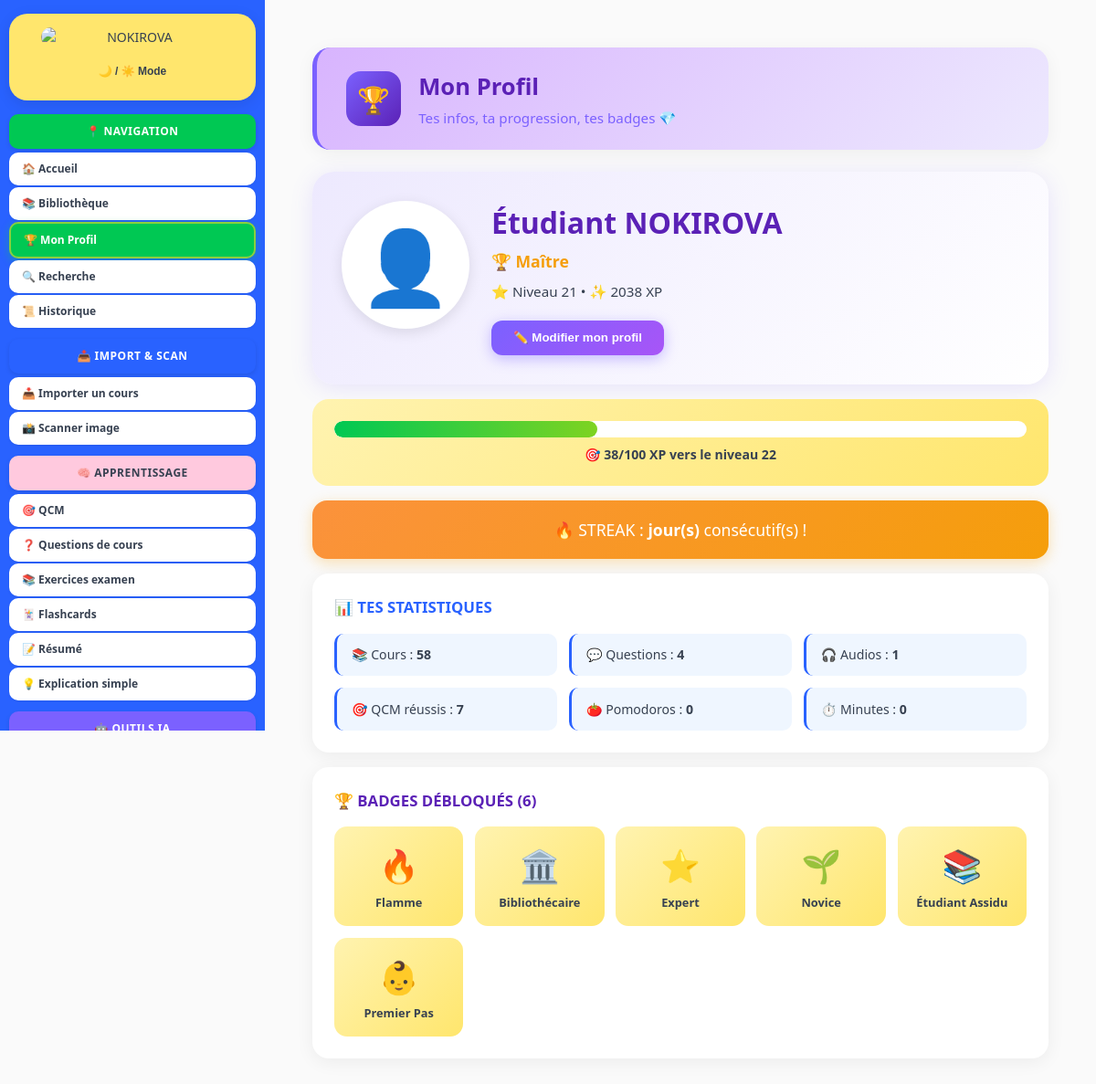
Page /profil on the earlier database version.
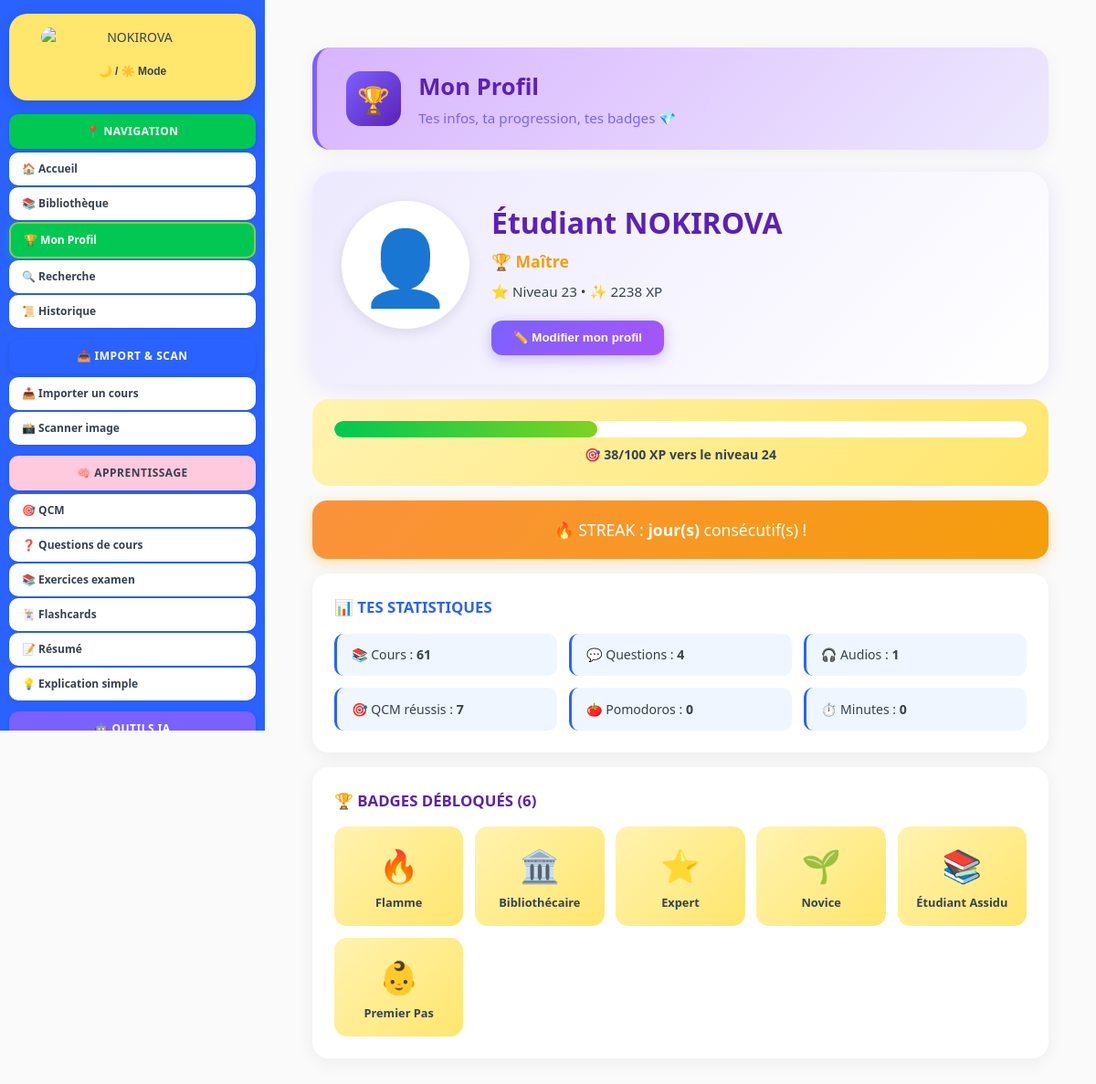
Same page on the later database version.
### tables this page shows
CREATE TABLE utilisateur (
            id INTEGER PRIMARY KEY,
            xp INTEGER DEFAULT 0,
            niveau INTEGER DEFAULT 1,
            streak INTEGER DEFAULT 0,
            derniere_connexion DATE,
            qcm_reussis INTEGER DEFAULT 0,
            qcm_rates INTEGER DEFAULT 0,
            cours_importes INTEGER DEFAULT 0,
            audios_crees INTEGER DEFAULT 0,
            questions_posees INTEGER DEFAULT 0
        );

### web/app.py (the view)
@app.route('/profil')
def page_profil_v2():
    stats = get_stats_safe()
    try:
        import profil_manager as pm
        profil = pm.charger_profil()
    except Exception:
        profil = {}
    try:
        titre_niveau = db.get_niveau_titre(stats.get('niveau', 1))
    except Exception:
        titre_niveau = '🌱 Apprenti'
    return render_template('profil.html', page_active='profil',
                           stats=stats, profil=profil,
                           titre_niveau=titre_niveau,
                           nom_cours=session_data.get('nom_cours'))

### db/base.py (called while the page is built)
def get_connexion():
    return sqlite3.connect(DB_FILE)

### db/preferences.py (called while the page is built)
def init_table_preferences():
    try:
        conn = sqlite3.connect(DB_FILE)
        c = conn.cursor()
        c.execute("""
            CREATE TABLE IF NOT EXISTS preferences (
                cle TEXT PRIMARY KEY,
                valeur TEXT NOT NULL
            )
        """)
        conn.commit()
        conn.close()
    except Exception as e:
        print(f"⚠️ init preferences : {e}")

def charger_preference(cle: str, defaut: str = "") -> str:
    try:
        init_table_preferences()
        conn = sqlite3.connect(DB_FILE)
        c = conn.cursor()
        c.execute(
            "SELECT valeur FROM preferences WHERE cle = ?", (cle,))
        row = c.fetchone()
        conn.close()
        return row[0] if row else defaut
    except Exception as e:
        print(f"⚠️ charger_preference : {e}")
        return defaut

### db/stats.py (called while the page is built, shortened)
def get_stats():
    conn = get_connexion()
    cur = conn.cursor()
    cur.execute("SELECT * FROM utilisateur WHERE id = 1")
    stats = cur.fetchone()
    conn.close()
    return {
        "xp": stats[1],
        "niveau": stats[2],
        "streak": stats[3],
        "derniere_connexion": stats[4],
        "qcm_reussis": stats[5],
        "qcm_rates": stats[6],
        "cours_importes": stats[7],
        "audios_crees": stats[8],
        "questions_posees": stats[9]
    }

def get_niveau_titre(niveau: int) -> str:
    if niveau < 3:
        return "🌱 Apprenti"
    elif niveau < 5:
        return "📖 Étudiant"
    elif niveau < 10:
        return "🎓 Studieux"
    elif niveau < 20:
        return "⭐ Expert"
    elif niveau < 30:
        return "🏆 Maître"
    else:
        return "👑 Légende"

### profil_manager.py (called while the page is built)
def init_profil():
    if not os.path.exists(DOSSIER_PROFIL):
        os.makedirs(DOSSIER_PROFIL)
    if not os.path.exists(FICHIER_PROFIL):
        profil = PROFIL_DEFAUT.copy()
        profil["date_creation"] = datetime.now().strftime(
            "%Y-%m-%d %H:%M")
        sauvegarder_profil(profil)

def charger_profil() -> dict:
    init_profil()
    try:
        with open(FICHIER_PROFIL, 'r', encoding='utf-8') as f:
            profil = json.load(f)
        for cle, val in PROFIL_DEFAUT.items():
            if cle not in profil:
                profil[cle] = val
        return profil
    except Exception as e:
        print(f"⚠️ Erreur chargement profil : {e}")
        return PROFIL_DEFAUT.copy()

### web/templates/profil.html (shortened to what this page needs)
{% extends "base.html" %}
{% block contenu %}
<div class="profil-page">
  <div class="page-header" style="background: linear-gradient(135deg, #D8B4FE, #EDE9FE); border-left: 5px solid #7B61FF;">
    <div class="page-header-icon" style="background: linear-gradient(135deg, #7B61FF, #5B21B6);">🏆</div>
    <div>
      <h1 class="page-title" style="color: #5B21B6;">Mon Profil</h1>
      <p class="page-subtitle" style="color: #7B61FF;">Tes infos, ta progression, tes badges 💎</p>
    </div>
  </div>
  <div class="profil-top-card">
    <div class="profil-photo" id="profil-photo">👤</div>
    <div class="profil-infos">
      <h2 id="profil-nom">{{ profil.nom_complet or 'Étudiant NOKIROVA' }}</h2>
      <div class="titre-niveau">{{ titre_niveau or '🌱 Apprenti' }}</div>
      <div class="profil-meta">
        ⭐ Niveau {{ stats.niveau }} • ✨ {{ stats.xp }} XP
      </div>
      <button onclick="ouvrirForm()" class="btn-modifier">✏️ Modifier mon profil</button>
    </div>
  </div>
  <div class="xp-card">
    <div class="xp-bar">
      <div class="xp-fill" id="xp-fill"></div>
    </div>
    <div class="xp-text">
      🎯 <strong id="xp-text">0/100</strong> XP vers le niveau {{ stats.niveau + 1 }}
    </div>
  </div>
  <div class="streak-card">
    🔥 STREAK : <strong>{{ stats.streak_jours }} jour(s)</strong> consécutif(s) !
  </div>
  <div class="section-card">
    <h3 style="color:#2962FF;">📊 TES STATISTIQUES</h3>
    <div class="stats-grid-pro">
      <div class="stat-pro">📚 Cours : <strong>{{ stats.cours_importes }}</strong></div>
      <div class="stat-pro">💬 Questions : <strong>{{ stats.questions_posees or 0 }}</strong></div>
      <div class="stat-pro">🎧 Audios : <strong>{{ stats.audios_crees or 0 }}</strong></div>
      <div class="stat-pro">🎯 QCM réussis : <strong>{{ stats.qcm_reussis or 0 }}</strong></div>
      <div class="stat-pro">🍅 Pomodoros : <strong id="nb-pomo">0</strong></div>
      <div class="stat-pro">⏱️ Minutes : <strong id="min-pomo">0</strong></div>
    </div>
  </div>
  <div class="section-card">
    <h3 style="color:#5B21B6;">🏆 BADGES DÉBLOQUÉS (<span id="nb-badges">0</span>)</h3>
    <div id="liste-badges" class="badges-pro"></div>
  </div>
</div>
{% endblock %}

### web/templates/base.html (shortened to what this page needs)
<!DOCTYPE html>
<html lang="fr"
      data-mode="{{ pref_mode | default('clair') }}"
      data-theme="{{ pref_theme | default('printemps') }}"
      data-taille="{{ pref_taille | default('normal') }}">
<head>
    <link rel="stylesheet" href="{{ url_for('static', filename='css/style.css') }}">
</head>
<body>
<div class="app-container">
    <aside class="sidebar">
        <div class="logo-cadre">
            <img src="{{ url_for('logo') }}" alt="NOKIROVA" class="logo-image">
            <button class="bouton-mode" onclick="toggleMode()" id="btn-mode-sidebar">
                🌙 / ☀️ Mode
            </button>
        </div>
        <div class="section-titre section-nav">📍 NAVIGATION</div>
        <a href="/" class="bouton-sidebar {% if page_active == 'accueil' %}actif{% endif %}">🏠 Accueil</a>
        <a href="/bibliotheque" class="bouton-sidebar {% if page_active == 'bibliotheque' %}actif{% endif %}">📚 Bibliothèque</a>
        <a href="/profil" class="bouton-sidebar {% if page_active == 'profil' %}actif{% endif %}">🏆 Mon Profil</a>
        <a href="/recherche" class="bouton-sidebar {% if page_active == 'recherche' %}actif{% endif %}">🔍 Recherche</a>
        <a href="/historique" class="bouton-sidebar {% if page_active == 'historique' %}actif{% endif %}">📜 Historique</a>
        <div class="section-titre section-import">📥 IMPORT & SCAN</div>
        <a href="/import" class="bouton-sidebar {% if page_active == 'import' %}actif{% endif %}">📥 Importer un cours</a>
        <a href="/ocr" class="bouton-sidebar {% if page_active == 'ocr' %}actif{% endif %}">📸 Scanner image</a>
        <div class="section-titre section-apprentissage">🧠 APPRENTISSAGE</div>
        <a href="/qcm" class="bouton-sidebar {% if page_active == 'qcm' %}actif{% endif %}">🎯 QCM</a>
        <a href="/questions" class="bouton-sidebar {% if page_active == 'questions' %}actif{% endif %}">❓ Questions de cours</a>
        <a href="/examen" class="bouton-sidebar {% if page_active == 'examen' %}actif{% endif %}">📚 Exercices examen</a>
        <a href="/flashcards" class="bouton-sidebar {% if page_active == 'flashcards' %}actif{% endif %}">🃏 Flashcards</a>
        <a href="/resume" class="bouton-sidebar {% if page_active == 'resume' %}actif{% endif %}">📝 Résumé</a>
        <a href="/explication" class="bouton-sidebar {% if page_active == 'explication' %}actif{% endif %}">💡 Explication simple</a>
        <div class="section-titre section-ia">🤖 OUTILS IA</div>
    </aside>
    <main class="zone-principale" id="zone-principale">
        {% block contenu %}{% endblock %}
    </main>
</div>
</body>
</html>

### web/static/css/style.css (style rules this page uses)
:root { --vert-printemps: #7ED321; --vert-emeraude: #00C853; --vert-hover: #8BCF3F; --vert-clair: #9FD93B; --jaune-soleil: #FFD93D; --jaune-clair: #FFE66D; --jaune-pale: #FFF3B0; --bleu-royal: #2962FF; --bleu-ciel: #7EC8FF; --bleu-pale: #A5D8FF; --bleu-tres-pale: #D0EBFF; --rose-sakura: #FFC9DE; --rose-clair: #FFD6E8; --rose-pale: #FFE5EF; --violet-premium: #7B61FF; --violet-lavande: #A855F7; --violet-pale: #D8B4FE; --orange-dore: #F59E0B; --orange-pale: #FDBA74; --blanc: #FFFFFF; --blanc-casse: #FAFAFA; --gris-perle: #F8F9FA; --gris-texte: #374151; --gris-doux: #9CA3AF; --noir-fond: #1A1B26; --noir-carte: #2A2B3D; --primaire: #7ED321; --primaire-foncee: #5BA819; --bg-app: #FAFAFA; --bg-carte: #FFFFFF; --bg-sidebar: #7ED321; --txt-principal: #374151; --txt-doux: #9CA3AF; }
html[data-theme="ocean"] { --primaire:#2962FF; --primaire-foncee:#1E40AF; --bg-sidebar:#2962FF; }
html[data-taille="petit"] body { font-size: 0.88rem; }
* { margin: 0; padding: 0; box-sizing: border-box; }
body { font-family: 'Segoe UI', -apple-system, BlinkMacSystemFont, sans-serif; background: var(--blanc-casse); color: var(--gris-texte); line-height: 1.5; overflow-x: hidden; transition: background 0.3s, color 0.3s; }
.app-container { display: flex; min-height: 100vh; width: 100%; }
.sidebar { width: 290px; min-width: 290px; background: var(--bg-sidebar); padding: 15px 0; overflow-y: auto; height: 100vh; position: sticky; top: 0; flex-shrink: 0; transition: background 0.3s; }
.logo-cadre { background: var(--jaune-clair); border-radius: 20px; padding: 15px; margin: 0 10px 15px 10px; text-align: center; box-shadow: 0 4px 15px rgba(0,0,0,0.1); }
.logo-image { width: 100%; max-width: 200px; border-radius: 12px; margin-bottom: 10px; display: block; margin-left: auto; margin-right: auto; animation: logoFloat 3s ease-in-out infinite; }
.bouton-mode { background: transparent; color: var(--gris-texte); border: 2px solid transparent; padding: 8px 14px; border-radius: 10px; font-weight: bold; font-size: 12px; cursor: pointer; transition: 0.2s; }
.section-titre { color: white; font-weight: bold; padding: 10px 12px; border-radius: 10px; margin: 12px 10px 4px 10px; font-size: 12px; text-align: center; letter-spacing: 0.5px; box-shadow: 0 2px 5px rgba(0,0,0,0.1); }
.section-nav { background: var(--vert-emeraude); }
.section-import { background: var(--bleu-royal); }
.section-apprentissage { background: var(--rose-sakura); color: var(--gris-texte); }
.section-ia { background: var(--violet-premium); }
.bouton-sidebar { display: block; background: white; color: var(--gris-texte); border: none; border-radius: 10px; padding: 9px 14px; text-align: left; width: calc(100% - 20px); margin: 2px 10px; font-weight: bold; font-size: 12px; cursor: pointer; transition: all 0.2s; box-shadow: 0 1px 3px rgba(0,0,0,0.08); min-height: 36px; text-decoration: none; }
.bouton-sidebar.actif { background: var(--vert-emeraude); color: white; box-shadow: 0 3px 10px rgba(0,200,83,0.4); border: 2px solid var(--vert-hover); }
.zone-principale { flex: 1; padding: 20px; overflow-y: auto; background: var(--blanc-casse); min-height: 100vh; width: 100%; transition: background 0.3s; }

Differences in the rows shown:
changed utilisateur: niveau "21" → "23"; xp "2038" → "2238"; stats.niveau+1 "22" → "24"; cours_importes "58" → "61"
